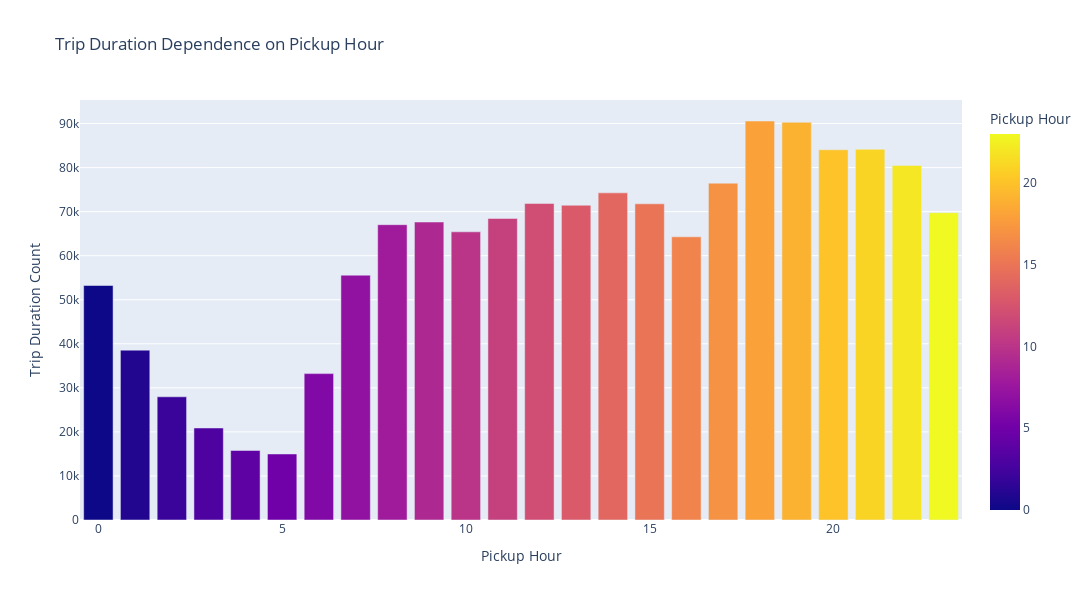
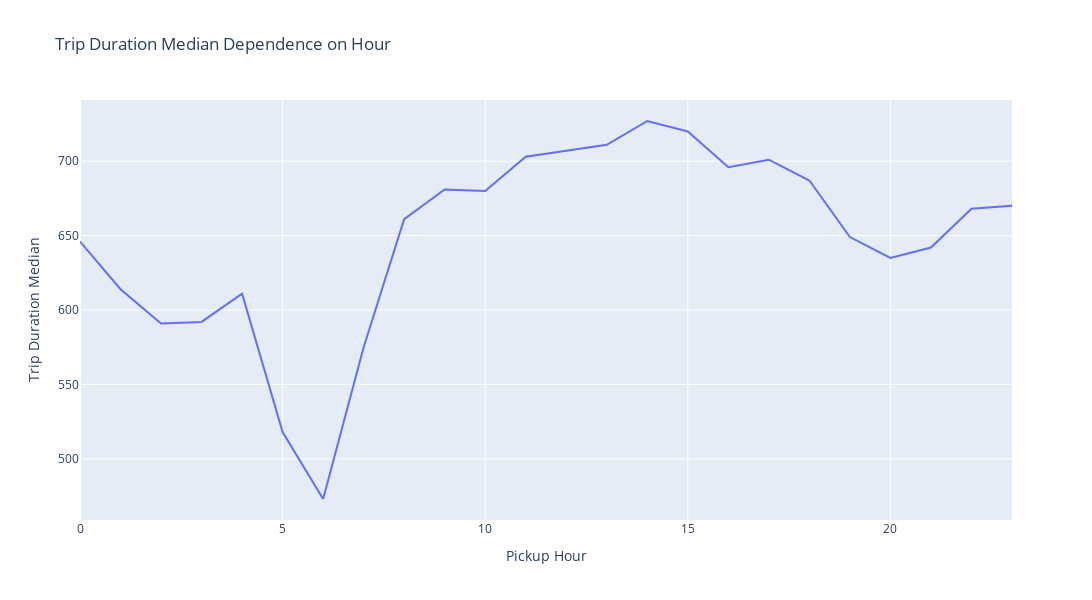

These figures' notebook cell, in order:
### Markdown cell above
#### $3.4$ 

Building two visualizations:

* distribution of the count of trips depending on the hour of the day,
* dependence of the median trip duration on the hour of the day

### Code cell
# Counting the number of trips
bar_data = taxi_df.groupby(
    by = 'pickup_hour',
    as_index = False
)[['trip_duration']].count()



# Building a bar chart
fig = px.bar(
    data_frame = bar_data,                             # DataFrame
    x = 'pickup_hour',                                 # x-axis
    y = 'trip_duration',                               # y-axis
    color = 'pickup_hour',                             # color depending on the pickup hour                    
    orientation = 'v',                                 # graph orientation
    height = 600,                                      # graph height 
    width = 1200,                                      # graph width
    
    labels = {
        'pickup_hour': 'Pickup Hour',                  # x-axis name
        'trip_duration': 'Trip Duration Count'         # y-axis name
    },
    
    title = 'Trip Duration Dependence on Pickup Hour'  # graph title
)

# Displaying a bar chart
fig.show('png')





# Counting the median values of trip duration
line_data = taxi_df.groupby(
    by = 'pickup_hour',
    as_index = False
)[['trip_duration']].median()



# Counting the median values of trip duration
line_data = taxi_df.groupby(
    by = 'pickup_hour',
    as_index = False
)[['trip_duration']].median()


# Building a line chart
fig = px.line(
    data_frame = line_data,                             # DataFrame
    x = 'pickup_hour',                                  # x-axis
    y = 'trip_duration',                                # y-axis
    height = 600,                                       # graph height 
    width = 1200,                                       # graph width
    
    labels = {
        'pickup_hour': 'Pickup Hour',                   # x-axis name
        'trip_duration': 'Trip Duration Median'         # y-axis name
    },
    
    title = 'Trip Duration Median Dependence on Hour'   # graph title
)

# Displaying a line chart
fig.show('png')

### Figure 1 — Plotly figure (JSON) as saved in the notebook; plotly's stock layout.template omitted (floating-point values rounded to 4 significant figures)
{"data": [{"alignmentgroup": "True", "hovertemplate": "Pickup Hour=%{marker.color}<br>Trip Duration Count=%{y}<extra></extra>", "legendgroup": "", "marker": {"color": [0, 1, 2, 3, 4, 5, 6, 7, 8, 9, 10, 11, 12, 13, 14, 15, 16, 17, 18, 19, 20, 21, 22, 23], "coloraxis": "coloraxis", "pattern": {"shape": ""}}, "name": "", "offsetgroup": "", "orientation": "v", "showlegend": false, "textposition": "auto", "type": "bar", "x": [0, 1, 2, 3, 4, 5, 6, 7, 8, 9, 10, 11, 12, 13, 14, 15, 16, 17, 18, 19, 20, 21, 22, 23], "xaxis": "x", "y": [53234, 38562, 27966, 20888, 15784, 14990, 33233, 55580, 67040, 67646, 65420, 68455, 71858, 71453, 74265, 71785, 64285, 76466, 90581, 90292, 84049, 84170, 80469, 69762], "yaxis": "y"}], "layout": {"barmode": "relative", "coloraxis": {"colorbar": {"title": {"text": "Pickup Hour"}}, "colorscale": [[0, "#0d0887"], [0.1111, "#46039f"], [0.2222, "#7201a8"], [0.3333, "#9c179e"], [0.4444, "#bd3786"], [0.5556, "#d8576b"], [0.6667, "#ed7953"], [0.7778, "#fb9f3a"], [0.8889, "#fdca26"], [1, "#f0f921"]]}, "height": 600, "legend": {"tracegroupgap": 0}, "title": {"text": "Trip Duration Dependence on Pickup Hour"}, "width": 1200, "xaxis": {"anchor": "y", "domain": [0, 1], "title": {"text": "Pickup Hour"}}, "yaxis": {"anchor": "x", "domain": [0, 1], "title": {"text": "Trip Duration Count"}}}}

### Figure 2 — Plotly figure (JSON) as saved in the notebook; plotly's stock layout.template omitted (floating-point values rounded to 4 significant figures)
{"data": [{"hovertemplate": "Pickup Hour=%{x}<br>Trip Duration Median=%{y}<extra></extra>", "legendgroup": "", "line": {"color": "#636efa", "dash": "solid"}, "marker": {"symbol": "circle"}, "mode": "lines", "name": "", "orientation": "v", "showlegend": false, "type": "scatter", "x": [0, 1, 2, 3, 4, 5, 6, 7, 8, 9, 10, 11, 12, 13, 14, 15, 16, 17, 18, 19, 20, 21, 22, 23], "xaxis": "x", "y": [646, 614, 591, 592, 611, 518, 473, 575, 661, 681, 680, 703, 707, 711, 727, 720, 696, 701, 687, 649, 635, 642, 668, 670], "yaxis": "y"}], "layout": {"height": 600, "legend": {"tracegroupgap": 0}, "title": {"text": "Trip Duration Median Dependence on Hour"}, "width": 1200, "xaxis": {"anchor": "y", "domain": [0, 1], "title": {"text": "Pickup Hour"}}, "yaxis": {"anchor": "x", "domain": [0, 1], "title": {"text": "Trip Duration Median"}}}}
